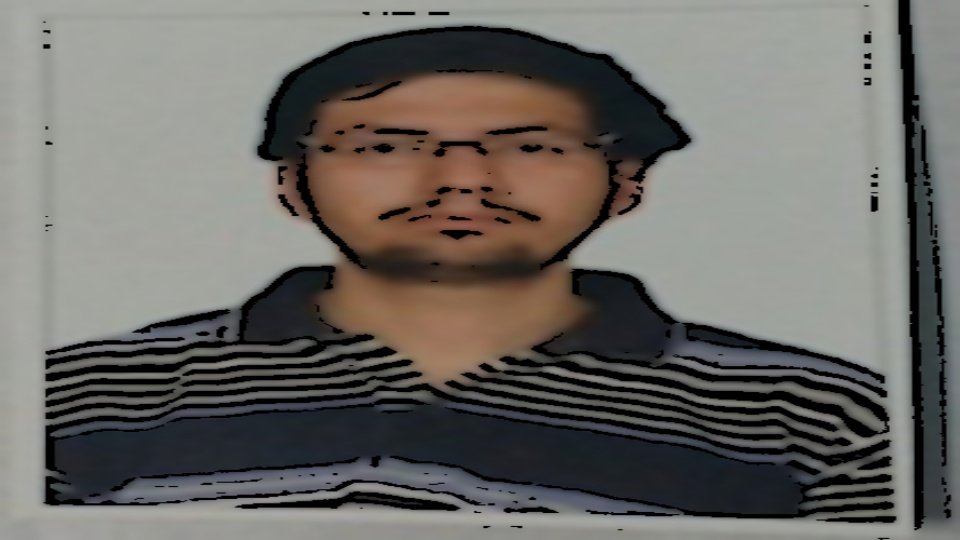
#> input picture cartoonified_Image.jpg, 960 x 540 px, given in place of the camera
$ python project.py
#> lines starting #> are read from the running program, lines starting #| are printed output that depends on the picture; after the words box and inside, x2 and y2 are one past the last pixel; in counts of white or black regions, pixels touching at a corner belong together
import tkinter as tk
from tkinter import *
import cv2
from cv2 import *
import argparse

ap = argparse.ArgumentParser()
ap.add_argument("-v", "--video", help="video path")
args = vars(ap.parse_args())

camVideo = cv2.VideoCapture(args["video"])

while True:
    (grabbed, frame) = camVideo.read()
#> frame is the input picture: shape (540, 960, 3); mean B, G, R 100.8, 105.2, 107.8
    status = "No target in sight"

    if not grabbed:
        break

    gray = cv2.cvtColor(frame, cv2.COLOR_BGR2GRAY)  # grayscale
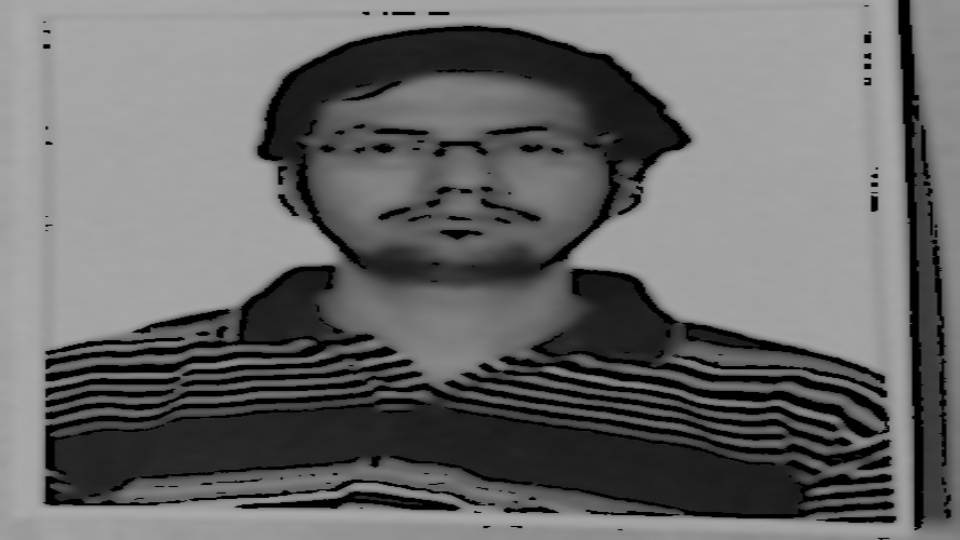
#> gray: shape (540, 960); min 0, max 171, mean 105.5
    blurred = cv2.GaussianBlur(gray, (7, 7), 0)  # blur
    edged = cv2.Canny(blurred, 50, 150)  # canny edge detection
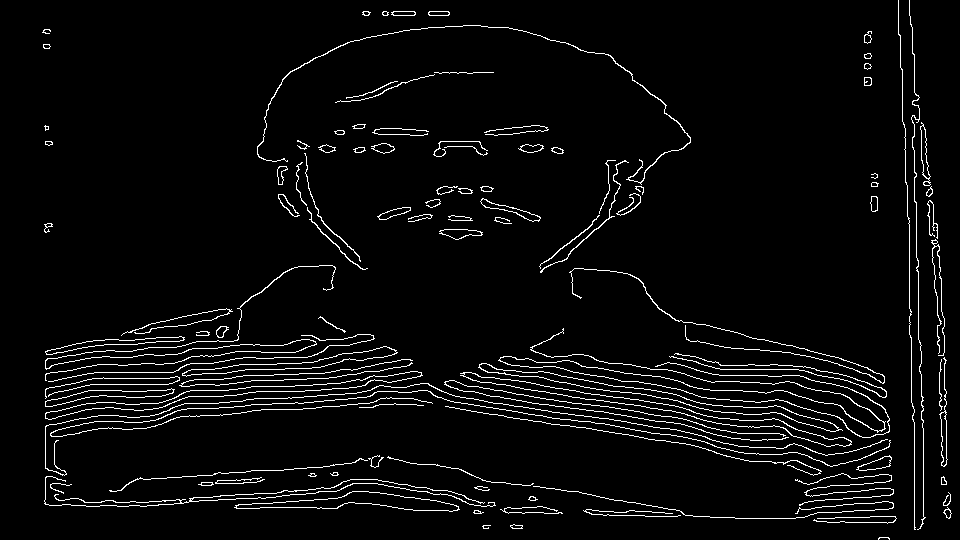
#> edged: shape (540, 960); 4.2% white in thin lines or dots

    (cnts, _) = cv2.findContours(edged.copy(),
                                 cv2.RETR_EXTERNAL, cv2.CHAIN_APPROX_SIMPLE)
#> cnts = 107 contours, 47 with area under 20; largest, box (x1, y1, x2, y2) and area: (460, 372, 852, 447) 2380, (478, 363, 843, 432) 2181, (45, 371, 423, 420) 2120, (234, 491, 460, 512) 1899, (182, 346, 398, 377) 1281

for cnt in cnts:
    approx = cv2.approxPolyDP(cnt, 0.01*cv2.arcLength(cnt, True), True)
